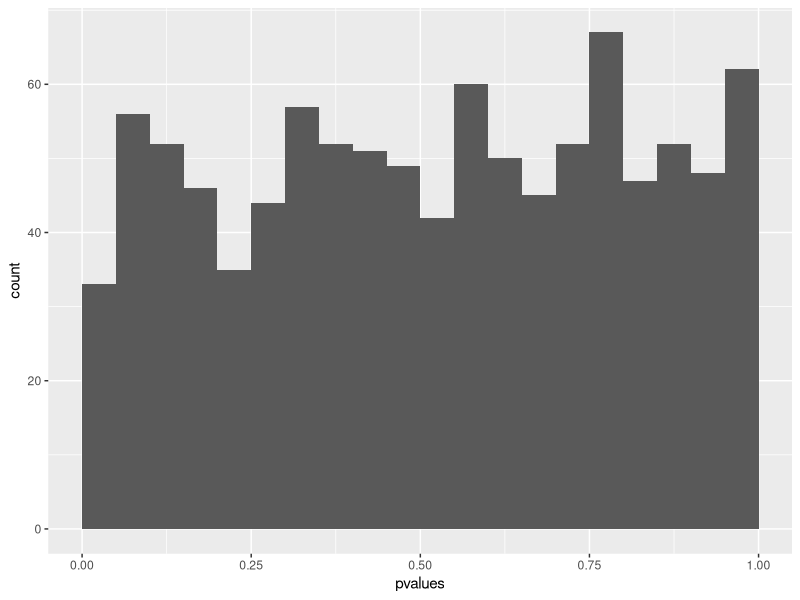
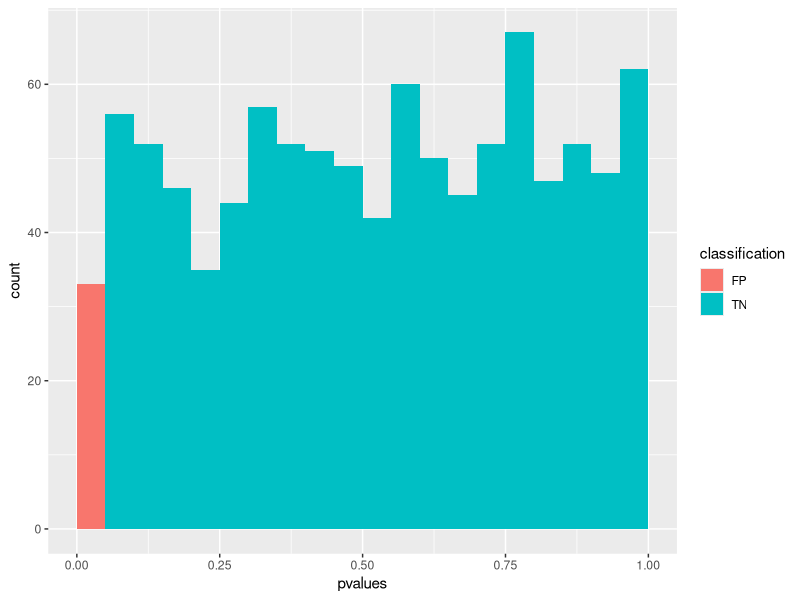
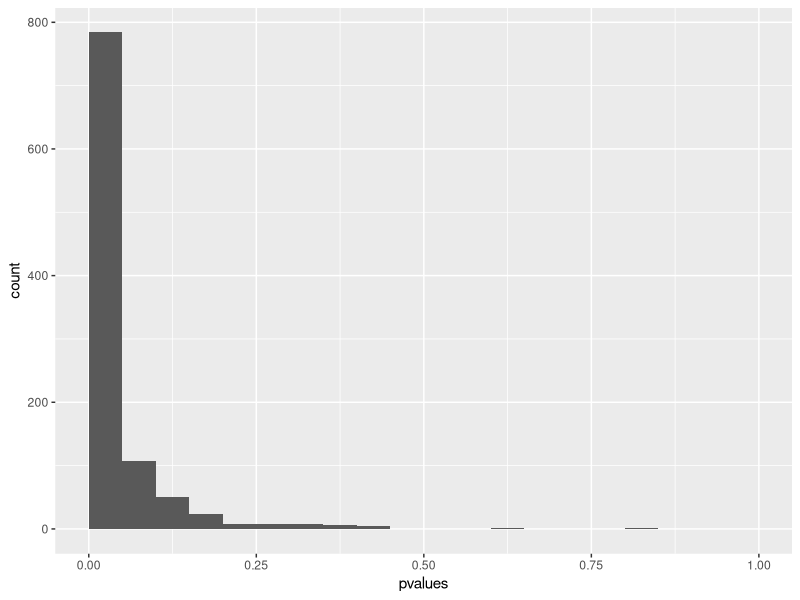
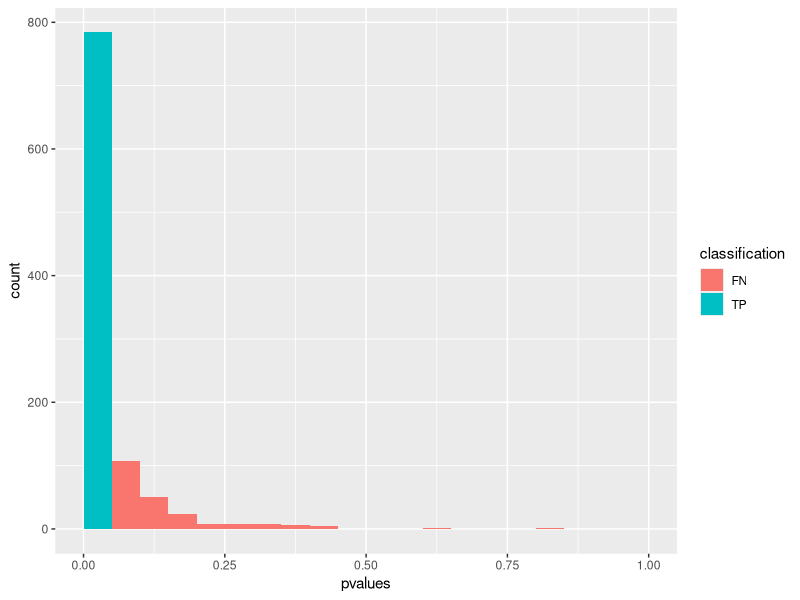
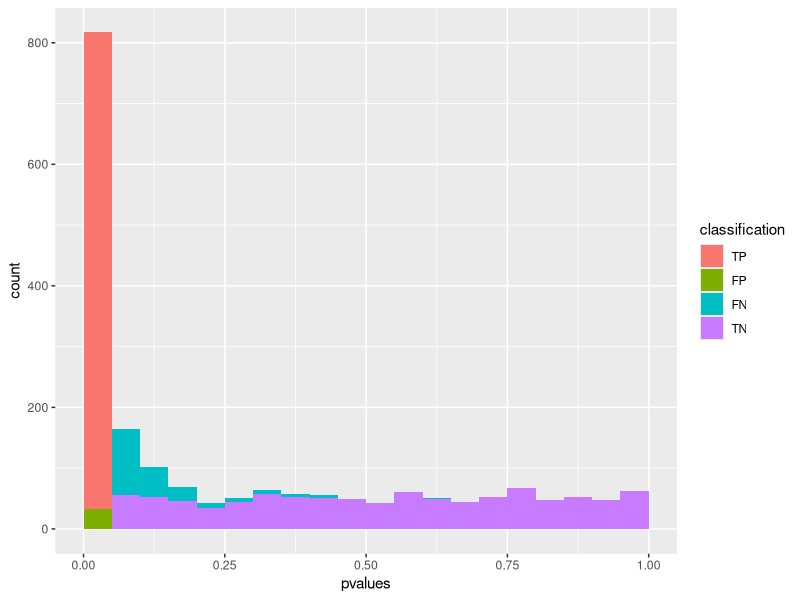
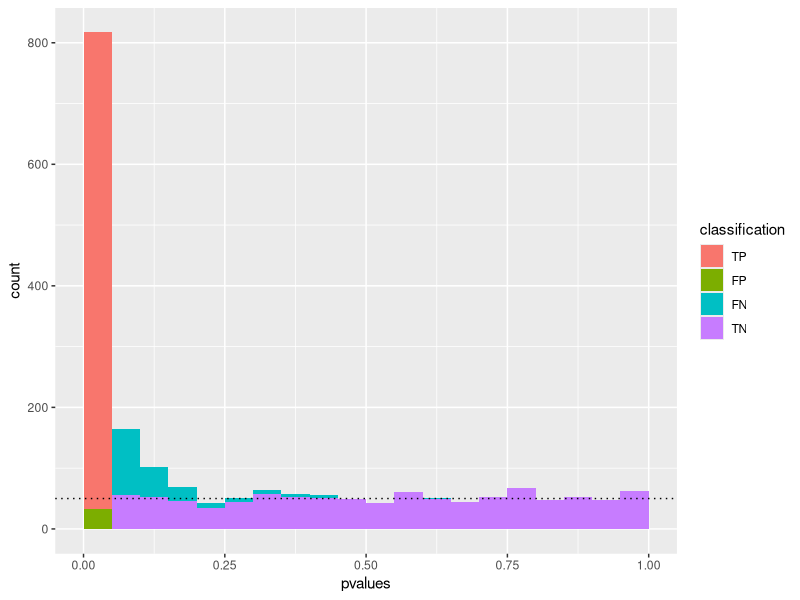
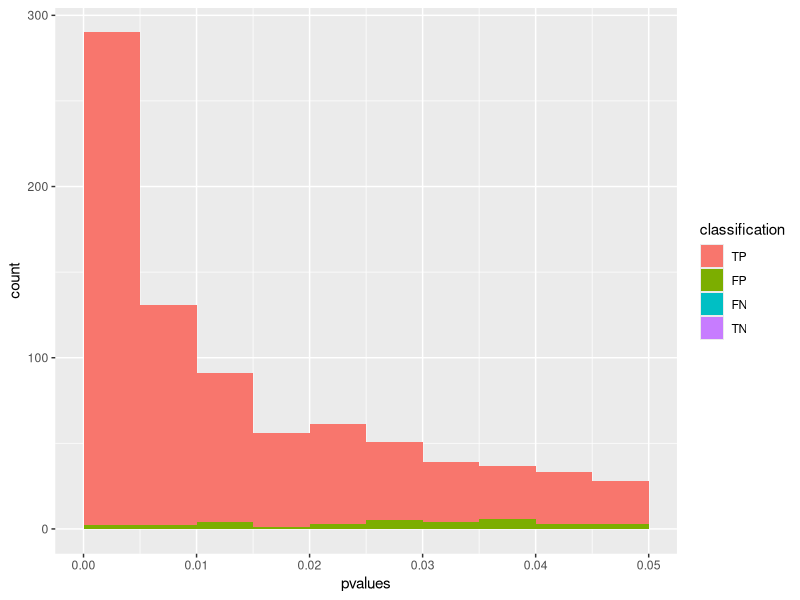
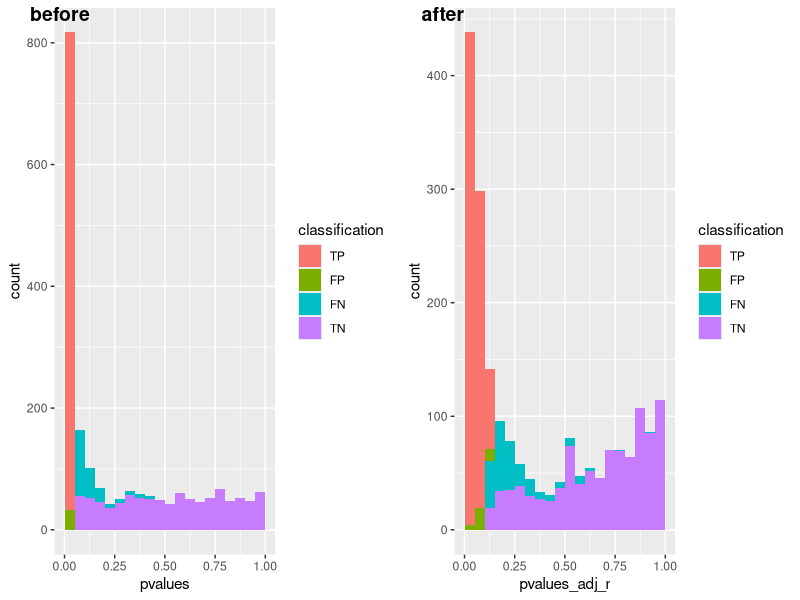

Write R code to recreate these figures, in order.
## ---- chunk 1
knitr::opts_chunk$set(echo = TRUE)
library(ggplot2)
library(ggpubr)
library(dplyr)
## ---- chunk 2
# create an empty data frame with a single column to store p-values
data_same_distr <- data.frame("pvalues" = rep(NA, 1000))

# repeat 1,000 times (= the number of rows in data_same_distr):
for (i in 1:nrow(data_same_distr)) {
  # draw 5 observations with a mean value of 1
  sample1 <- rnorm(n = 5,
                   mean = 1)
  # draw another 5 observations with a mean value of 1
  sample2 <- rnorm(n = 5,
                   mean = 1)
  # perform a t-test and record the p-value
  pvalue <- t.test(sample1, sample2)$p.value
  data_same_distr$pvalues[i] <- pvalue
}

# plot the p-values
ggplot(data = data_same_distr,
       mapping = aes(x = pvalues)) +
  geom_histogram(breaks = seq(from = 0,
                              to = 1,
                              by = 0.05))

## ---- chunk 3
# create a new column in the data frame and classify the p-values as false positive or true negatives
data_same_distr$classification <- NA
data_same_distr$classification[data_same_distr$pvalues <= 0.05] <- "FP"
data_same_distr$classification[data_same_distr$pvalues > 0.05] <- "TN"

# color the bars by classification
ggplot(data = data_same_distr,
       mapping = aes(x = pvalues,
                     fill = classification)) +
  geom_histogram(breaks = seq(from = 0,
                              to = 1,
                              by = 0.05))
## ---- chunk 4
# create an empty data frame with a single column to store p-values
data_diff_distr <- data.frame("pvalues" = rep(NA, 1000))

# repeat 1,000 times (= the number of rows in data_diff_distr):
for (i in 1:nrow(data_diff_distr)) {
  # draw 5 observations with a mean value of 1
  sample1 <- rnorm(n = 5,
                   mean = 1)
  # draw another 5 observations with a mean value of 3
  sample2 <- rnorm(n = 5,
                   mean = 3)
  # perform a t-test and record the p-value
  pvalue <- t.test(sample1, sample2)$p.value
  data_diff_distr$pvalues[i] <- pvalue
}

# plot the p-values
ggplot(data = data_diff_distr,
       mapping = aes(x = pvalues)) +
  geom_histogram(breaks = seq(from = 0,
                              to = 1,
                              by = 0.05))
## ---- chunk 5
# create a new column in the data frame and classify the p-values as false negatives or true positive
data_diff_distr$classification <- NA
data_diff_distr$classification[data_diff_distr$pvalues > 0.05] <- "FN"
data_diff_distr$classification[data_diff_distr$pvalues <= 0.05] <- "TP"

# plot the p-values
ggplot(data = data_diff_distr,
       mapping = aes(x = pvalues,
                     fill = classification)) +
  geom_histogram(breaks = seq(from = 0,
                              to = 1,
                              by = 0.05))
## ---- chunk 6
# stack the two data frames on top of each other
data_combined <- rbind(data_same_distr, data_diff_distr)

# convert classification to a factor and set the levels in a specific order (helps with visualization)
data_combined$classification <- factor(data_combined$classification,
                                       levels = c("TP", "FP", "FN", "TN"))

# plot the p-values
ggplot(data = data_combined,
                     mapping = aes(x = pvalues,
                                   fill = classification)) +
  geom_histogram(breaks = seq(from = 0,
                              to = 1,
                              by = 0.05))
## ---- chunk 7
ggplot(data = data_combined,
                     mapping = aes(x = pvalues,
                                   fill = classification)) +
  geom_histogram(breaks = seq(from = 0,
                              to = 1,
                              by = 0.05)) +
  geom_hline(yintercept = 50,
             linetype = 'dotted')
## ---- chunk 8
# limit the x range by changing breaks in geom_histogram
ggplot(data = data_combined,
                    mapping = aes(x = pvalues,
                                  fill = classification)) +
  geom_histogram(breaks = seq(from = 0,
                              to = 0.05,
                              by = 0.005))
## ---- chunk 9
# step 1 - arrange p-values in descending order and assign rank values from what equals the number of rows down to 1
data_combined <- data_combined %>%
  arrange(desc(pvalues)) %>%
  mutate(rank = nrow(data_combined):1)

# create a new column for adjusted p-values
data_combined$pvalues_adj_manual <- NA

# step 2 - the p-value with the highest rank (the first one) stays the same
data_combined$pvalues_adj_manual[1] <- data_combined$pvalues[1]

# step 3 - repeat the same for all p-values except the first one
for (i in 2:nrow(data_combined)) {
  # extract the adjusted p-value of the observation with a higher rank
  previous_adjusted <- data_combined$pvalues_adj_manual[i-1]
  # calculate current p-value * number of observations / current rank
  current_adjusted <- data_combined$pvalues[i] * nrow(data_combined) / data_combined$rank[i]
  # pick the smaller of the two numbers and store the result
  current_adjusted <- min(current_adjusted, previous_adjusted)
  data_combined$pvalues_adj_manual[i] <- current_adjusted
}

# look at the data
head(data_combined)
tail(data_combined)
## ---- chunk 10
data_combined$pvalues_adj_r <- p.adjust(data_combined$pvalues,
                                        method = "fdr")

# are the results the same as what we calculated manually?
# note that rounding is necessary because of the floating point error - purely a computational problem
table(round(data_combined$pvalues_adj_manual,10) == round(data_combined$pvalues_adj_r,10))
## ---- chunk 11
plot1 <- ggplot(data = data_combined,
                mapping = aes(x = pvalues,
                              fill = classification)) +
  geom_histogram(breaks = seq(from = 0,
                              to = 1,
                              by = 0.05))

plot2 <- ggplot(data = data_combined,
                mapping = aes(x = pvalues_adj_r,
                              fill = classification)) +
  geom_histogram(breaks = seq(from = 0,
                              to = 1,
                              by = 0.05))

ggarrange(plot1, plot2,
          labels = c("before", "after"))
## ---- chunk 12
# create an empty data frame with a single column to store p-values
data_same_distr <- data.frame("pvalues" = rep(NA, 5000))

# repeat 1,000 times (= the number of rows in data_same_distr):
for (i in 1:nrow(data_same_distr)) {
  # draw 5 observations with a mean value of 1
  sample1 <- rnorm(n = 5,
                   mean = 1)
  # draw another 5 observations with a mean value of 1
  sample2 <- rnorm(n = 5,
                   mean = 1)
  # perform a t-test and record the p-value
  pvalue <- t.test(sample1, sample2)$p.value
  data_same_distr$pvalues[i] <- pvalue
}

# create a new column in the data frame and classify the p-values as false positive or true negatives
data_same_distr$classification <- NA
data_same_distr$classification[data_same_distr$pvalues <= 0.05] <- "FP"
data_same_distr$classification[data_same_distr$pvalues > 0.05] <- "TN"

# stack the two data frames on top of each other
data_combined <- rbind(data_same_distr, data_diff_distr)

# convert classification to a factor and set the levels in a specific order (helps with visualization)
data_combined$classification <- factor(data_combined$classification,
                                       levels = c("TP", "FP", "FN", "TN"))

# adjust p-values
data_combined$pvalues_adj_r <- p.adjust(data_combined$pvalues,
                                        method = "fdr")

plot1 <- ggplot(data = data_combined,
                mapping = aes(x = pvalues,
                              fill = classification)) +
  geom_histogram(breaks = seq(from = 0,
                              to = 1,
                              by = 0.05))

plot2 <- ggplot(data = data_combined,
                mapping = aes(x = pvalues_adj_r,
                              fill = classification)) +
  geom_histogram(breaks = seq(from = 0,
                              to = 1,
                              by = 0.05))

ggarrange(plot1, plot2,
          labels = c("before", "after"))
